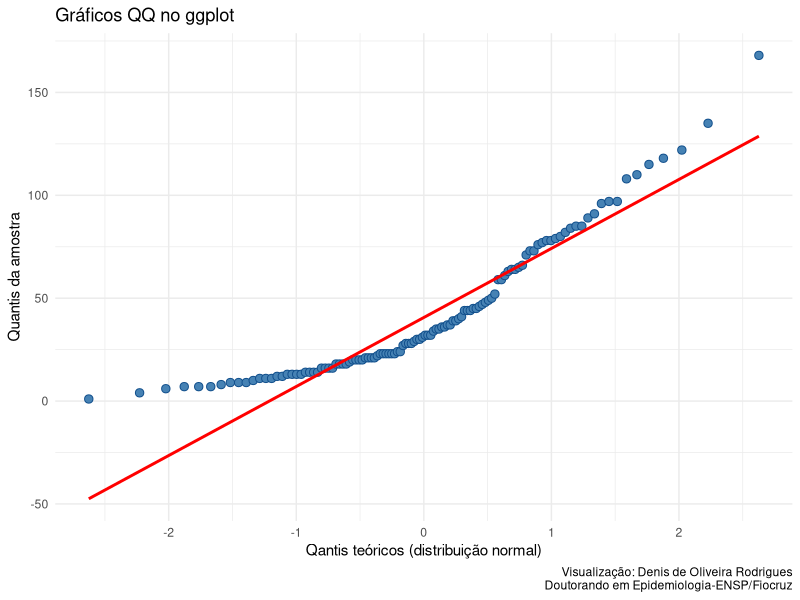

The R source for this figure:
library(ggplot2)


ggplot(data = airquality, aes(sample = Ozone)) +
  stat_qq(
    size = 2.5,
    shape = 21,
    fill = 'steelblue',
    col = 'dodgerblue4'
  ) +
  stat_qq_line(col = "red" , lwd = 1) +
  theme_minimal() +
  labs(
    x = 'Qantis teóricos (distribuição normal)',
    y = "Quantis da amostra",
    title = "Gráficos QQ no ggplot",
    caption = "Visualização: Denis de Oliveira Rodrigues
                Doutorando em Epidemiologia-ENSP/Fiocruz"
  )
